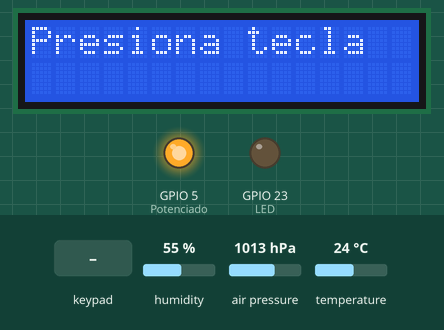
The sketch below on a simulated ESP32. On the bench: 16×2 character LCD, output pins drawn as LEDs (lit = HIGH). The test bench sets the inputs (shaded band); at power-on: humidity 55 %, air pressure 1013 hPa, temperature 24 °C. What the sketch prints to the serial monitor is not drawn.

Above: at 2.3 s.
2.4 s: keypad keys 1 3 1 2 1 4 2 7 A pressed 0.4 s apart
At 2.7 s:
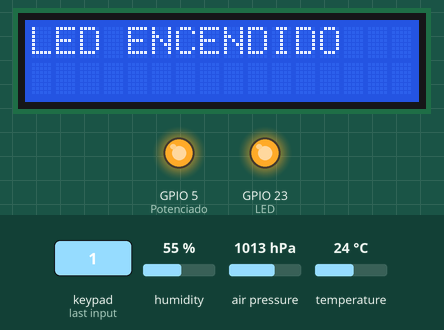
8.1 s: key 'B' pressed
At 8.9 s:
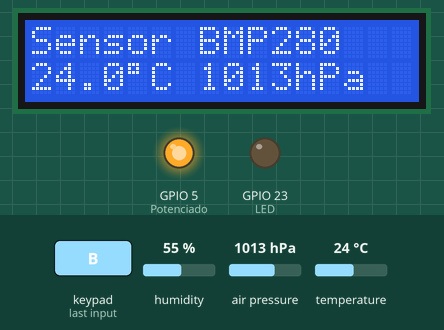
9.6 s: key 'C' pressed
At 9.9 s:
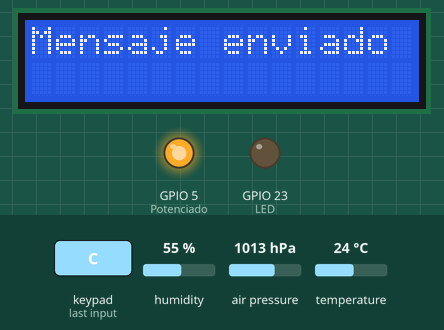
11.1 s: key '1' pressed
At 11.8 s:
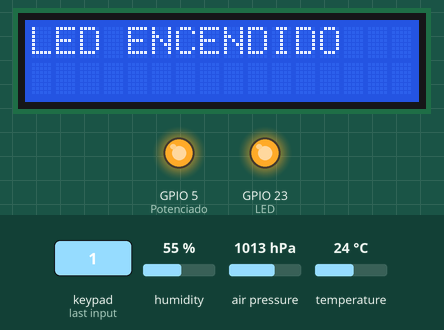
12.6 s: key 'A' pressed
At 13.5 s:
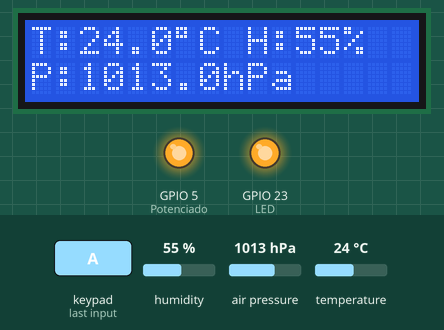
14.1 s: key '2' pressed
At 15.0 s:
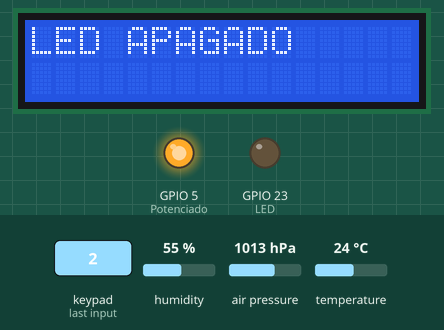
Timing chart, 0 to 16.6 s (numbered marks = the images above; inputs shaded):
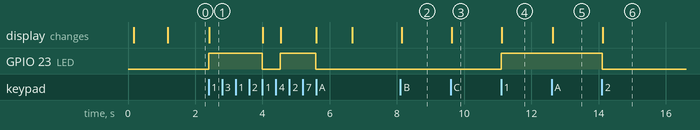

Measured:
- after the input at 2.4 s, GPIO 23 (LED): LOW → HIGH at once, → LOW 1.6 s later, → HIGH 0.53 s later, → LOW 1.1 s later; the display: changes at once (image 1)
- after the input at 8.1 s, the display: changes at once (image 2)
- after the input at 9.6 s, the display: changes at once (image 3)
- after the input at 11.1 s, GPIO 23 (LED): LOW → HIGH at once; the display: changes at once (image 4)
- after the input at 12.6 s, the display: changes at once (image 5)
- after the input at 14.1 s, GPIO 23 (LED): HIGH → LOW at once; the display: changes at once (image 6)

The sketch:

sketch.ino
```cpp
#include <Keypad.h>
#include <Wire.h>
#include <LiquidCrystal_I2C.h>
#include <Adafruit_Sensor.h>
#include <Adafruit_BME280.h>
#include <Adafruit_BMP280.h>

// -------------------------
// LCD
// -------------------------

LiquidCrystal_I2C lcd(0x27, 16, 2);

// -------------------------
// SENSORES I2C
// -------------------------
// IMPORTANTE: el BME280 y el BMP280 son sensores I2C, NO analógicos.
// Por defecto ambos suelen usar la dirección 0x76 o 0x77.
// Como tienes dos módulos en el mismo bus, deben tener direcciones distintas.
// Revisa el pin SDO/ADDR de cada módulo (o los puentes/resistencias en la
// placa) para saber cuál dirección le corresponde a cada uno. Si tu módulo
// no trae ese pin, prueba 0x76 y 0x77 hasta que begin() responda true.

#define BME280_ADDR 0x76
#define BMP280_ADDR 0x77

Adafruit_BME280 bme; // Temperatura, Humedad, Presión
Adafruit_BMP280 bmp; // Temperatura, Presión

bool bmeOK = false;
bool bmpOK = false;

// -------------------------
// ALIMENTACION LCD
// -------------------------
// Este pin no alimenta a los sensores (esos van por I2C), es la
// fuente de 5V para el modulo I2C de la LCD.

#define Potenciado 5

// -------------------------
// LED
// -------------------------

#define LED 23

// -------------------------
// TECLADO
// -------------------------

const uint8_t ROWS = 4;
const uint8_t COLS = 4;

char keys[ROWS][COLS] = {
  { '1', '2', '3', 'A' },
  { '4', '5', '6', 'B' },
  { '7', '8', '9', 'C' },
  { '*', '0', '#', 'D' }
};

byte rowPins[ROWS] = {13, 12, 14, 27}; /* connect to the row pinouts of the keypad */
byte colPins[COLS] = {26, 25, 33, 32};

Keypad keypad = Keypad(
  makeKeymap(keys),
  rowPins,
  colPins,
  ROWS,
  COLS
);

// -------------------------
// SETUP
// -------------------------

void setup() {

  Serial.begin(9600);

  // LED
  pinMode(LED, OUTPUT);
  digitalWrite(LED, LOW);

  // Alimentar el modulo I2C de la LCD (5V a traves de GPIO5)
  pinMode(Potenciado, OUTPUT);
  digitalWrite(Potenciado, HIGH);
  delay(100); // dar tiempo a que la LCD arranque antes de hablarle por I2C

  // I2C (usa los pines I2C por defecto del ESP32: SDA=21, SCL=22,
  // a menos que ya los hayas cambiado con Wire.begin(SDA, SCL))
  Wire.begin();

  // LCD
  lcd.init();
  lcd.backlight();

  lcd.setCursor(0, 0);
  lcd.print("UdaVinci");

  // Inicializar BME280
  bmeOK = bme.begin(BME280_ADDR, &Wire);
  if (!bmeOK) {
    Serial.println("No se encontro el BME280. Revisa direccion I2C/cableado.");
  }

  // Inicializar BMP280
  bmpOK = bmp.begin(BMP280_ADDR);
  if (!bmpOK) {
    Serial.println("No se encontro el BMP280. Revisa direccion I2C/cableado.");
  }

  delay(1000);

  lcd.clear();
  lcd.print("Presiona tecla");
}

// -------------------------
// LOOP
// -------------------------

void loop() {

  char key = keypad.getKey();

  if (key) {

    Serial.print("Tecla presionada: ");
    Serial.println(key);

    // -------------------------
    // A = SENSOR BME280 (Temp / Humedad / Presion)
    // -------------------------

    if (key == 'A') {

      lcd.clear();

      if (!bmeOK) {
        lcd.setCursor(0, 0);
        lcd.print("BME280 no");
        lcd.setCursor(0, 1);
        lcd.print("detectado");
        Serial.println("BME280 no disponible.");
      } else {
        float temperatura = bme.readTemperature();       // °C
        float humedad      = bme.readHumidity();          // %
        float presion       = bme.readPressure() / 100.0F; // hPa

        lcd.setCursor(0, 0);
        lcd.print("T:");
        lcd.print(temperatura, 1);
        lcd.print((char)223); // simbolo de grado
        lcd.print("C H:");
        lcd.print(humedad, 0);
        lcd.print("%");

        lcd.setCursor(0, 1);
        lcd.print("P:");
        lcd.print(presion, 1);
        lcd.print("hPa");

        Serial.print("BME280 -> Temp: ");
        Serial.print(temperatura);
        Serial.print(" C, Humedad: ");
        Serial.print(humedad);
        Serial.print(" %, Presion: ");
        Serial.print(presion);
        Serial.println(" hPa");
      }
    }

    // -------------------------
    // B = SENSOR BMP280 (Temp / Presion)
    // -------------------------

    else if (key == 'B') {

      lcd.clear();

      if (!bmpOK) {
        lcd.setCursor(0, 0);
        lcd.print("BMP280 no");
        lcd.setCursor(0, 1);
        lcd.print("detectado");
        Serial.println("BMP280 no disponible.");
      } else {
        float temperatura = bmp.readTemperature();       // °C
        float presion       = bmp.readPressure() / 100.0F; // hPa

        lcd.setCursor(0, 0);
        lcd.print("Sensor BMP280");

        lcd.setCursor(0, 1);
        lcd.print(temperatura, 1);
        lcd.print((char)223);
        lcd.print("C ");
        lcd.print(presion, 0);
        lcd.print("hPa");

        Serial.print("BMP280 -> Temp: ");
        Serial.print(temperatura);
        Serial.print(" C, Presion: ");
        Serial.print(presion);
        Serial.println(" hPa");
      }
    }

    // -------------------------
    // C = MENSAJE SERIAL
    // -------------------------

    else if (key == 'C') {

      Serial.println("Tecla C presionada.");
      Serial.println("Mensaje enviado por el puerto serie.");

      lcd.clear();
      lcd.print("Mensaje enviado");
    }

    // -------------------------
    // 1 = ENCENDER LED
    // -------------------------

    else if (key == '1') {

      digitalWrite(LED, HIGH);

      Serial.println("LED encendido");

      lcd.clear();
      lcd.print("LED ENCENDIDO");
    }

    // -------------------------
    // 2 = APAGAR LED
    // -------------------------

    else if (key == '2') {

      digitalWrite(LED, LOW);

      Serial.println("LED apagado");

      lcd.clear();
      lcd.print("LED APAGADO");
    }

    delay(500);
  }
}
```
